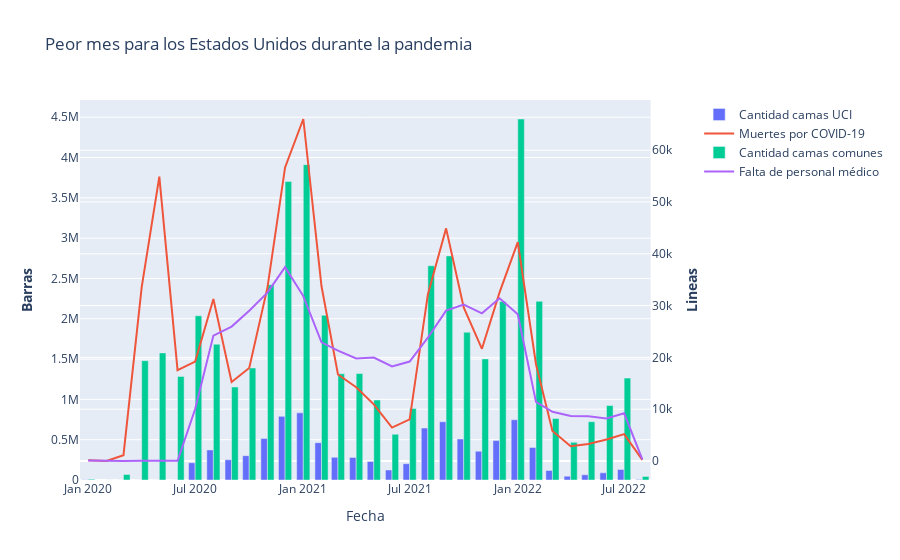

Notebook source saved alongside this figure:
### Markdown cell above
### ¿Cuál fue el peor mes de la pandemia para USA en su conjunto?

### Code cell
#Query para obtener las camas comunes con COVID-19, UCI adultos, cantidad de muertes y la falta de personal médico
query8='''SELECT strftime('%Y-%m',date) as fecha,SUM(inpatient_beds_used_covid) as cant_camas, SUM(staffed_icu_adult_patients_confirmed_covid) as cant_UCI_camas,
        SUM(deaths_covid)as cant_muertes, SUM(critical_staffing_shortage_today_yes) as falta_personal
        FROM df
        GROUP BY fecha
        ORDER BY fecha ASC''' 
punto8=pysqldf(query8)

#Gráfico
fig = make_subplots(specs=[[{"secondary_y": True}]])
fig.add_trace(go.Bar(x=punto8['fecha'],y=punto8['cant_UCI_camas'],name='Cantidad camas UCI'),secondary_y=False)
fig.add_trace(go.Scatter(x=punto8['fecha'],y=punto8['cant_muertes'],name='Muertes por COVID-19'),secondary_y=True)
fig.add_trace(go.Bar(x=punto8['fecha'],y=punto8['cant_camas'],name='Cantidad camas comunes'),secondary_y=False)
fig.add_trace(go.Scatter(x=punto8['fecha'],y=punto8['falta_personal'],name='Falta de personal médico'),secondary_y=True)

fig.update_layout(title_text='Peor mes para los Estados Unidos durante la pandemia')
fig.update_xaxes(title_text="Fecha")
fig.update_yaxes(title_text="<b>Barras</b>", secondary_y=False)
fig.update_yaxes(title_text="<b>Lineas</b>", secondary_y=True)
fig.show()

#Conclusión
print('En conclusión, Enero de 2021 fue el peor mes de pandemia para Estados Unidos \nya que como se puede en el gráfico fue el mes con un pico de muertes y alta ocupación de camas tanto comunes \ncomo Unidades de Terapia Intensiva. Si bien el pico de falta de personal médico fue durante el mes \nde Diciembre de 2020, tal vez esto influyó en los resultados')

### Figure 1 — Plotly figure (JSON) as saved in the notebook; plotly's stock layout.template omitted (floating-point values rounded to 4 significant figures)
{"data": [{"name": "Cantidad camas UCI", "type": "bar", "x": ["2020-01", "2020-02", "2020-03", "2020-04", "2020-05", "2020-06", "2020-07", "2020-08", "2020-09", "2020-10", "2020-11", "2020-12", "2021-01", "2021-02", "2021-03", "2021-04", "2021-05", "2021-06", "2021-07", "2021-08", "2021-09", "2021-10", "2021-11", "2021-12", "2022-01", "2022-02", "2022-03", "2022-04", "2022-05", "2022-06", "2022-07", "2022-08"], "xaxis": "x", "y": [1985, null, 0, 704, 771, 303, 213789, 373108, 251095, 301908, 513759, 789346, 833015, 463591, 282273, 280339, 230029, 124342, 202265, 643975, 722660, 507911, 357493, 488941, 747576, 402792, 117663, 47487, 64926, 88934, 130378, 4693], "yaxis": "y"}, {"name": "Muertes por COVID-19", "type": "scatter", "x": ["2020-01", "2020-02", "2020-03", "2020-04", "2020-05", "2020-06", "2020-07", "2020-08", "2020-09", "2020-10", "2020-11", "2020-12", "2021-01", "2021-02", "2021-03", "2021-04", "2021-05", "2021-06", "2021-07", "2021-08", "2021-09", "2021-10", "2021-11", "2021-12", "2022-01", "2022-02", "2022-03", "2022-04", "2022-05", "2022-06", "2022-07", "2022-08"], "xaxis": "x", "y": [145, 0, 1118, 33572, 54884, 17541, 19178, 31259, 15244, 17963, 33469, 56674, 66020, 33733, 16700, 14253, 10927, 6445, 8029, 32171, 44903, 29631, 21662, 32541, 42246, 18674, 5804, 2852, 3277, 4156, 5194, 205], "yaxis": "y2"}, {"name": "Cantidad camas comunes", "type": "bar", "x": ["2020-01", "2020-02", "2020-03", "2020-04", "2020-05", "2020-06", "2020-07", "2020-08", "2020-09", "2020-10", "2020-11", "2020-12", "2021-01", "2021-02", "2021-03", "2021-04", "2021-05", "2021-06", "2021-07", "2021-08", "2021-09", "2021-10", "2021-11", "2021-12", "2022-01", "2022-02", "2022-03", "2022-04", "2022-05", "2022-06", "2022-07", "2022-08"], "xaxis": "x", "y": [9385, 77, 69345, 1480053, 1576600, 1285280, 2037158, 1684254, 1153733, 1389436, 2421986, 3701967, 3911703, 2043183, 1316948, 1320650, 992385, 567293, 887258, 2657468, 2778874, 1832606, 1502300, 2215216, 4478141, 2216560, 762753, 466906, 723193, 923790, 1263770, 43583], "yaxis": "y"}, {"name": "Falta de personal médico", "type": "scatter", "x": ["2020-01", "2020-02", "2020-03", "2020-04", "2020-05", "2020-06", "2020-07", "2020-08", "2020-09", "2020-10", "2020-11", "2020-12", "2021-01", "2021-02", "2021-03", "2021-04", "2021-05", "2021-06", "2021-07", "2021-08", "2021-09", "2021-10", "2021-11", "2021-12", "2022-01", "2022-02", "2022-03", "2022-04", "2022-05", "2022-06", "2022-07", "2022-08"], "xaxis": "x", "y": [80, 0, 0, 30, 6, 48, 10028, 24210, 25950, 29015, 32498, 37425, 31834, 22915, 21294, 19784, 19979, 18248, 19205, 23797, 29035, 30184, 28507, 31424, 28320, 11397, 9509, 8706, 8642, 8218, 9212, 298], "yaxis": "y2"}], "layout": {"title": {"text": "Peor mes para los Estados Unidos durante la pandemia"}, "xaxis": {"anchor": "y", "domain": [0, 0.94], "title": {"text": "Fecha"}}, "yaxis": {"anchor": "x", "domain": [0, 1], "title": {"text": "<b>Barras</b>"}}, "yaxis2": {"anchor": "x", "overlaying": "y", "side": "right", "title": {"text": "<b>Lineas</b>"}}}}
